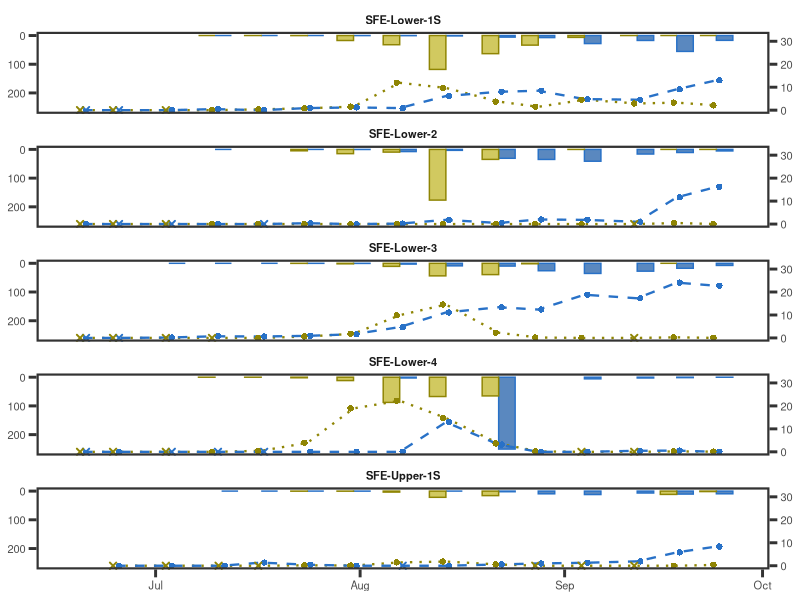
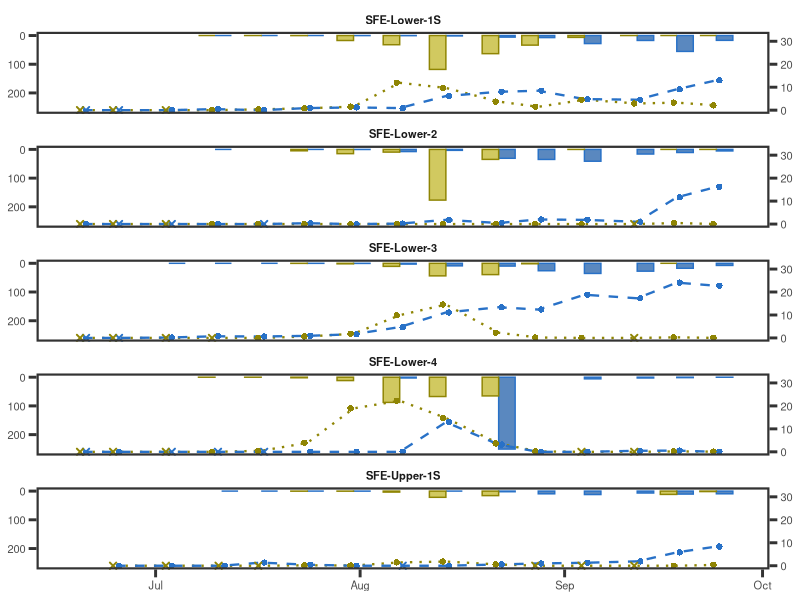

These figures' R source, in order:
#### Primary figure for taxa-specific cover & anatoxins and GPP on each river
### Jordan Zabrecky
## last edited: 10.25.2025

# This script creates a primary figure for Q2 focused on the relationships
# between benthic cyanobacteria dynamics within the same river

#### (1) Loading libraries and data ####

# loading libraries
lapply(c("tidyverse", "lubridate", "plyr", "cowplot"), 
       require, character.only = T)

# loading in data
data <- read.csv("./data/field_and_lab/sfkeel23_combined.csv") %>% 
  mutate(field_date = ymd(field_date)) %>% 
  select(field_date, site_reach, microcoleus, anabaena_cylindrospermum, 
         TM_ATX_all_ug_orgmat_g, TAC_ATX_all_ug_orgmat_g, 
         proportion_micro_transects, proportion_ana_cyl_transects)

# edit data for plot purposes (pivoting longer)
cover_longer <- data %>% 
  select(!c(TM_ATX_all_ug_orgmat_g, TAC_ATX_all_ug_orgmat_g,
            proportion_micro_transects, proportion_ana_cyl_transects)) %>% 
  pivot_longer(cols = c("microcoleus", "anabaena_cylindrospermum"),
               names_to = "taxa", values_to = "cover")
atx_longer <- data %>% 
  select(!c(microcoleus, anabaena_cylindrospermum,
            proportion_micro_transects, proportion_ana_cyl_transects)) %>% 
  dplyr::rename(microcoleus = TM_ATX_all_ug_orgmat_g,
         anabaena_cylindrospermum = TAC_ATX_all_ug_orgmat_g) %>%
  pivot_longer(cols = c("microcoleus", "anabaena_cylindrospermum"),
             names_to = "taxa", values_to = "ATX_all_ug_orgmat_g")
presence_longer <- data %>% 
  select(!c(TM_ATX_all_ug_orgmat_g, TAC_ATX_all_ug_orgmat_g)) %>% 
  # turn presence into binary if nearby transect of in quadrat
  mutate(microcoleus = case_when(proportion_micro_transects > 0 ~ "yes",
                                 TRUE ~ "no"),
         anabaena_cylindrospermum = case_when(proportion_ana_cyl_transects > 0 ~ "yes",
                                              TRUE ~ "no")) %>% 
  pivot_longer(cols = c("microcoleus", "anabaena_cylindrospermum"),
               names_to = "taxa", values_to = "present") %>%  
  select(field_date, site_reach, taxa, present)

# put all data together
data_longer <- left_join(cover_longer, atx_longer, by = c("taxa", "field_date", "site_reach"))
data_longer <- left_join(data_longer, presence_longer, by = c("taxa", "field_date", "site_reach")) %>% 
  # add in if it is present in quadrat survey design
  mutate(quadrat = case_when(cover > 0 ~ "yes",
                             TRUE ~ "no"))

# replace anatoxin NAs with 0's
data_longer$ATX_all_ug_orgmat_g <- replace_na(data_longer$ATX_all_ug_orgmat_g)

#### (2) Making figure ####

# set theme for all plots
theme_set(theme_bw() + theme(legend.position = "bottom", 
                             panel.grid.minor = element_blank(), panel.grid.major = element_blank(),
                             panel.border = element_rect(linewidth = 1.5), axis.ticks = element_line(linewidth = 1),
                             text = element_text(size = 10), axis.ticks.length=unit(.2, "cm"),
                             strip.background = element_blank()))

# benthic cyanobacteria plot
sfe_all <- ggplot(data = data_longer, aes(x = field_date)) +
  geom_bar(position = "dodge", stat = "identity", 
           aes(y = ATX_all_ug_orgmat_g, fill = taxa, color = taxa), 
           width = 5) +
  geom_line(aes(y = 260 - (cover * 8), color = taxa, linetype = taxa),
            linewidth = 0.8) +
  geom_point(aes(y = 260 - (cover * 8), color = taxa, shape = present),
             size = 1.5, stroke = 1, position = position_dodge(width = 1.8)) +
  scale_color_manual("Taxa", values = c("#8f8504","#2871c7"),
                     labels = c("Anabaena & Cylindrospermum", "Microcoleus")) +
  scale_linetype_manual("Taxa", values = c("dotted", "dashed"),
                        labels = c("Anabaena & Cylindrospermum", "Microcoleus")) +
  scale_shape_manual("Present / Quadrat", values = c(4, 16)) +
  scale_fill_manual("Taxa", values = c("#d1c960","#5a88bf"),
                    labels = c("Anabaena & Cylindrospermum", "Microcoleus")) +
  facet_wrap(~site_reach, ncol = 1, 
             labeller =  as_labeller(c(`SFE-M-1S` = "SFE-Lower-1S", 
                                       `SFE-M-2`= "SFE-Lower-2",
                                       `SFE-M-3` = "SFE-Lower-3",
                                       `SFE-M-4` = "SFE-Lower-4",
                                       `SFE-SH-1S` = "SFE-Upper-1S"))) +
  labs(#y = expression(paste("Anatoxins (", mu, "g g"^-1, "OM)")), 
       y = NULL, x = NULL) +
  ylim(0, 110) +
  scale_x_date(limits = as.Date(c("2023-06-18", "2023-09-27"))) +
  scale_y_reverse(sec.axis = sec_axis(~ ((. - 260)/8) * -1, 
                                      #name = "Cover (%)")) +
                                          ))+
  theme(strip.text = element_text(size = 8, face = "bold")) +
  theme(legend.position = "none") # will move over legend via illustrator
sfe_all 

# save figure
ggsave("./figures/fig_bc_withinrivers_notfinal.tiff", dpi = 600, 
       width=9, height=14.25, unit="cm") 

#### (3) Misc. Questions ####

# how does peak magnitude vary per reach??
summary <- data %>% 
  dplyr::group_by(site_reach) %>% 
  dplyr::summarize(max_m = max(microcoleus),
                   max_ac = max(anabaena_cylindrospermum),
                   max_m_atx = max(TM_ATX_all_ug_orgmat_g, na.rm = TRUE),
                   max_ac_atx = max(TAC_ATX_all_ug_orgmat_g, na.rm = TRUE))
max(summary$max_m) - min(summary$max_m) # 15.7% difference
max(summary$max_ac) - min(summary$max_ac) # 21.81% difference
